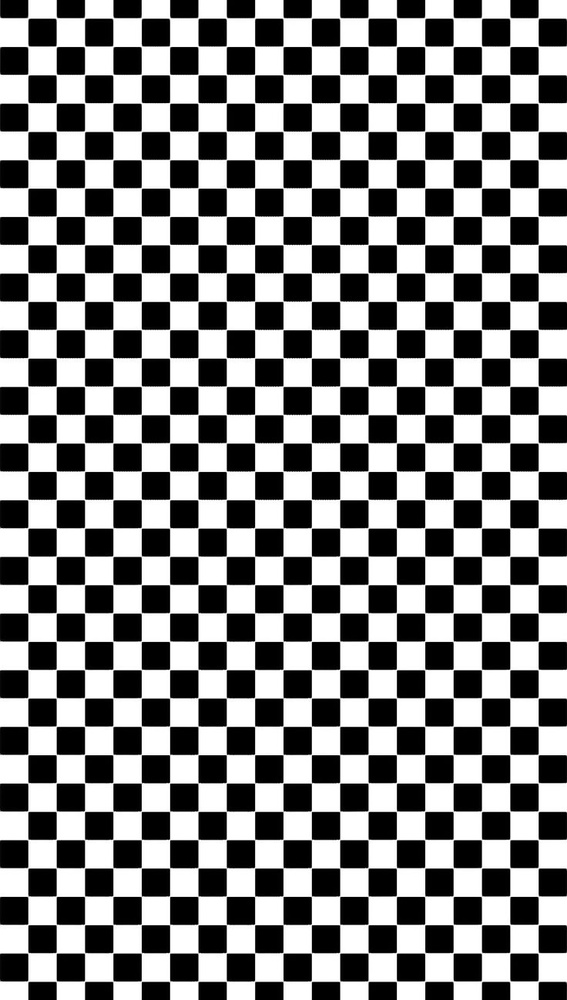
#> input picture resim.jpg, 567 x 1000 px, shrunk from 736 x 1299 before the run
$ python gorev3.py   (older library calls are emulated)
#> lines starting #> are read from the running program, lines starting #| are printed output that depends on the picture
import cv2
import numpy as np

# 1. Resmi gri tonlamalı oku
resim = cv2.imread('resim.jpg', 0)
#> resim is the input picture: shape (1000, 567); min 0, max 255, mean 129.9

# 2. Öncesinde Gauss ile hafif yumuşatma yap
yumusatilmis = cv2.GaussianBlur(resim, (3, 3), 0)

# 3. 3x3 Dikey ve Yatay Sobel Çekirdekleri
sobel_dikey = np.array([
    [-1,  0,  1],
    [-2,  0,  2],
    [-1,  0,  1]
], dtype=np.float32)

sobel_yatay = np.array([
    [-1, -2, -1],
    [ 0,  0,  0],
    [ 1,  2,  1]
], dtype=np.float32)

# 4. Filtreleri konvolüsyonla gezdir
kenar_dikey = cv2.filter2D(yumusatilmis, cv2.CV_64F, sobel_dikey)
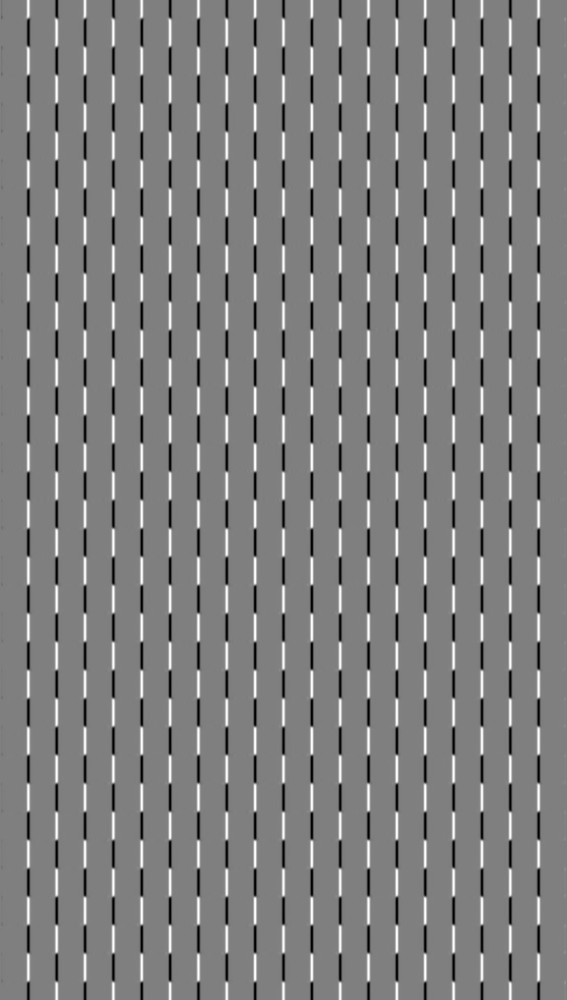
#> kenar_dikey: shape (1000, 567) float64; min -764, max 764, mean 0; drawn with min black and max white
kenar_yatay = cv2.filter2D(yumusatilmis, cv2.CV_64F, sobel_yatay)
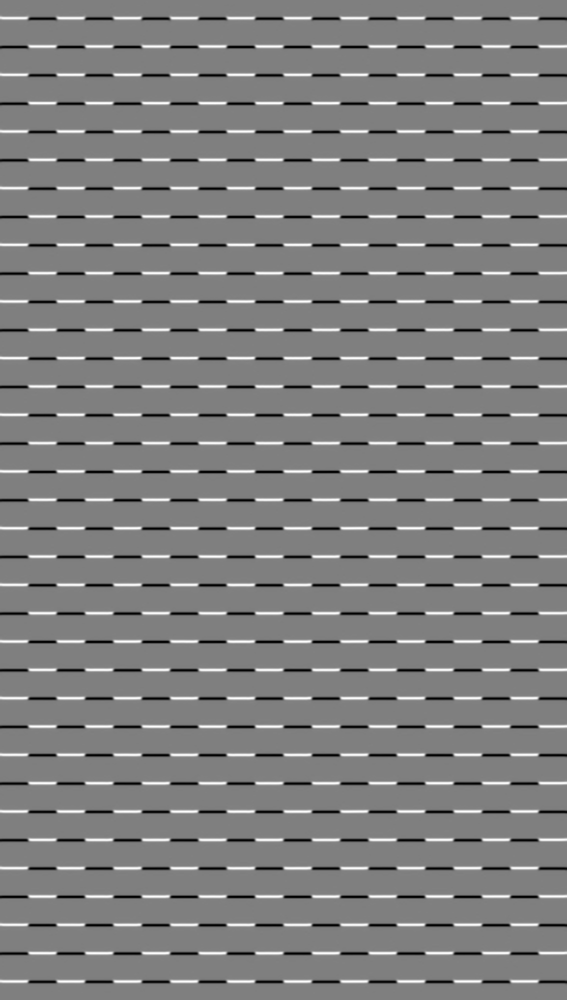
#> kenar_yatay: shape (1000, 567) float64; min -764, max 764, mean 0; drawn with min black and max white

# 5. Negatifleri mutlak değere çevirip 8-bit yap
sonuc_dikey = np.uint8(np.abs(kenar_dikey))
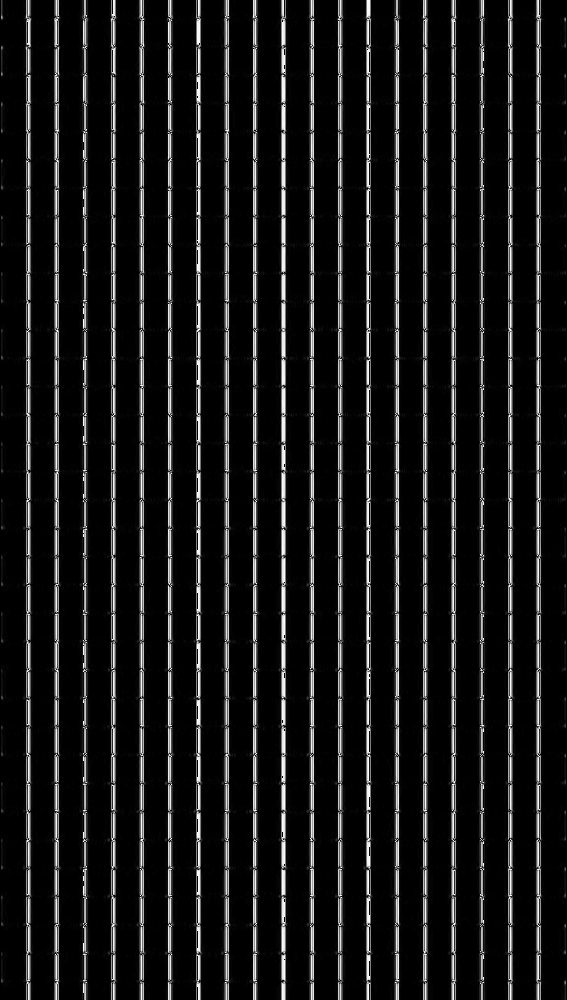
#> sonuc_dikey: shape (1000, 567); min 0, max 255, mean 24.6
sonuc_yatay = np.uint8(np.abs(kenar_yatay))
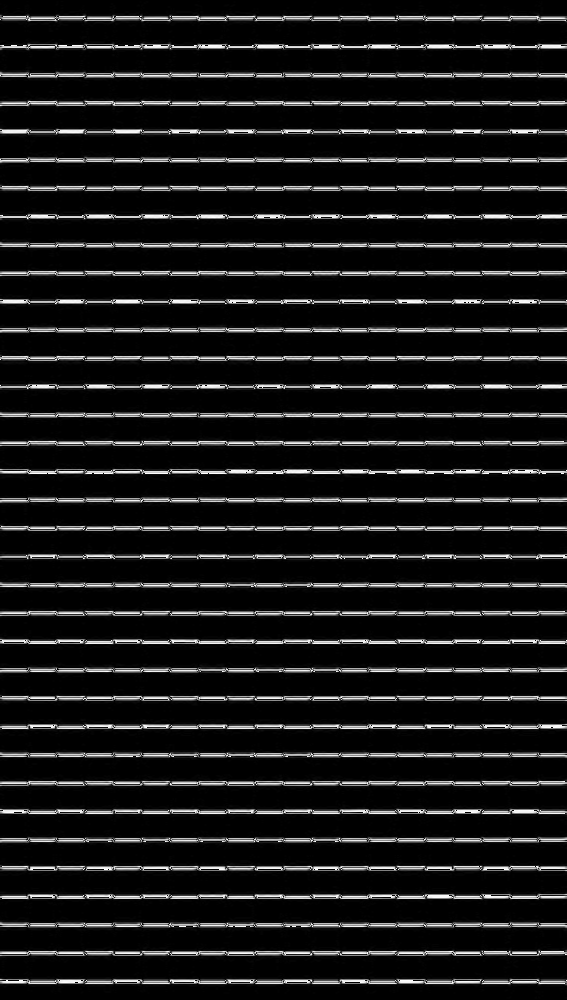
#> sonuc_yatay: shape (1000, 567); min 0, max 255, mean 25.5

# Hem dikey hem yatay kenarların birleşimi (Toplam Kenar)
toplam_kenar = cv2.addWeighted(sonuc_dikey, 0.5, sonuc_yatay, 0.5, 0)
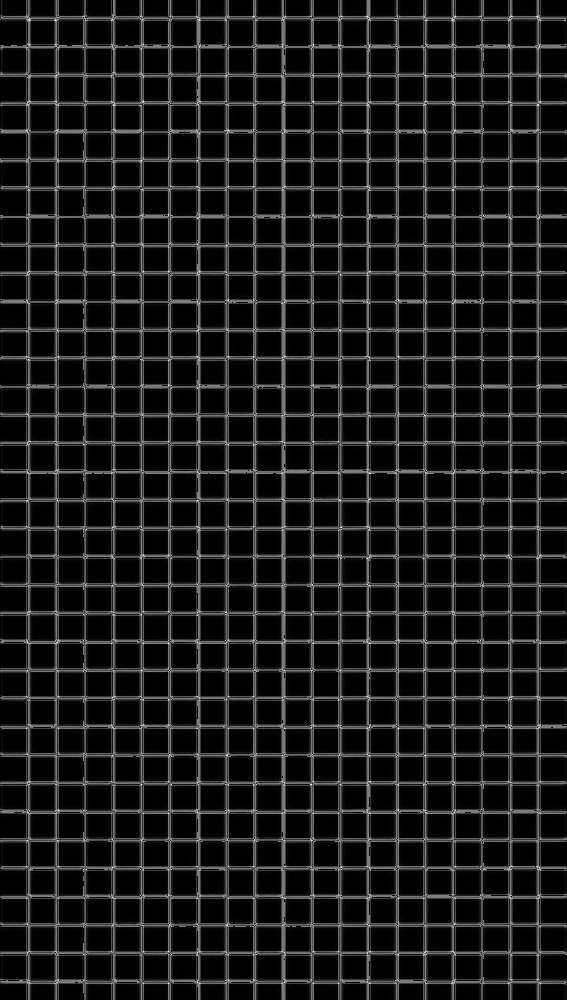
#> toplam_kenar: shape (1000, 567); min 0, max 252, mean 25.1

# 6. Sonuçları ekranda göster
cv2.imshow('Sobel Dikey Kenarlar', sonuc_dikey)
cv2.imshow('Sobel Yatay Kenarlar', sonuc_yatay)
cv2.imshow('Sobel Toplam Kenarlar', toplam_kenar)

cv2.waitKey(0)
cv2.destroyAllWindows()
